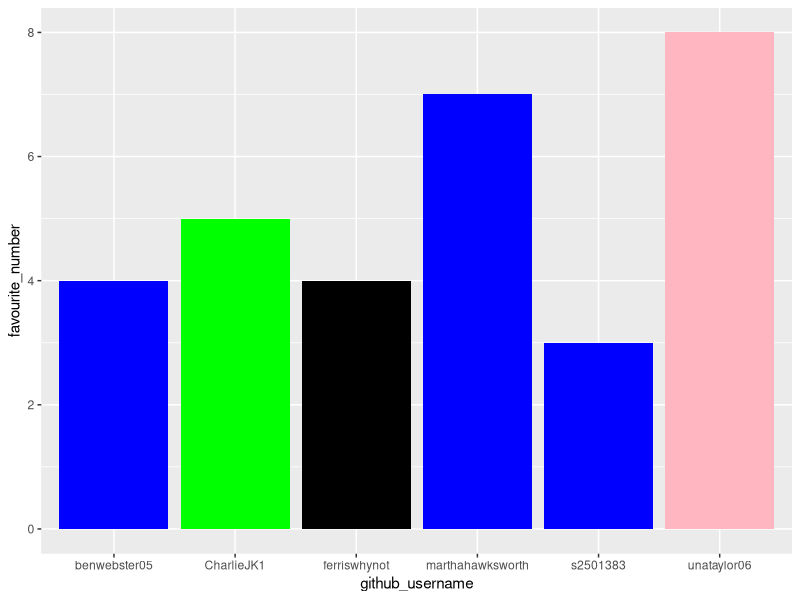
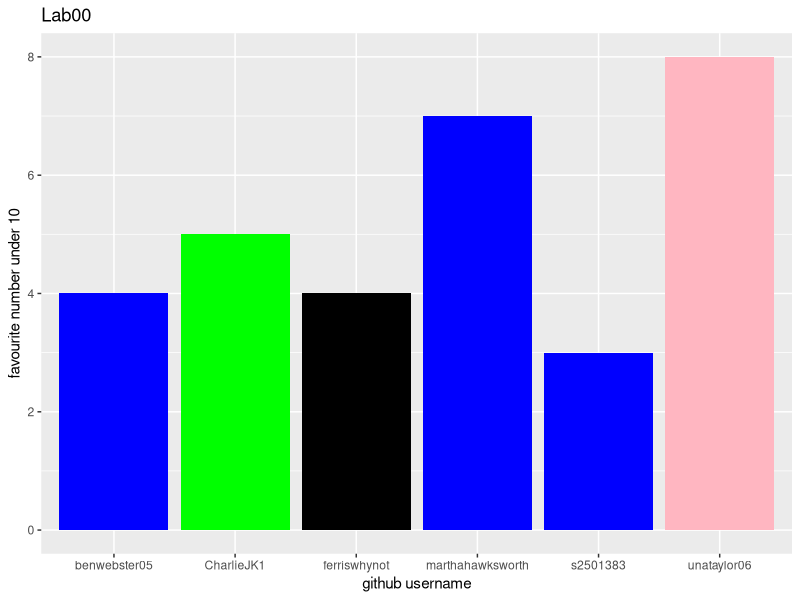
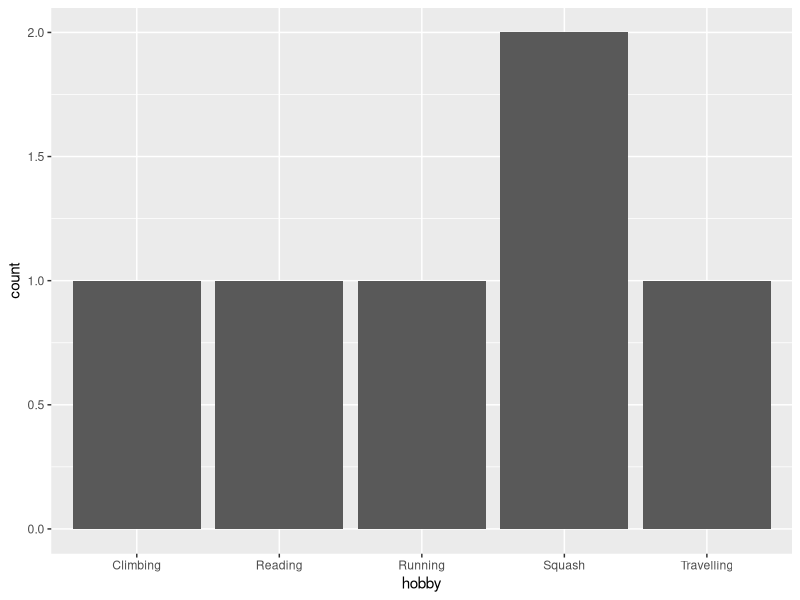

Write the R code that produced these figures, in order.
## ---- chunk 1
library(tidyverse) 
## ---- chunk 2
team_data <- tibble(
  name = c("Una", "Martha", "Charlie", 
           "Ben", "Bella", "Ferris" ),
  github_username = c("unataylor06", "marthahawksworth", "CharlieJK1", 
                      "benwebster05", "s2501383", "ferriswhynot"), 
  colour = c("lightpink", "blue", "green", 
             "blue", "blue", "black"),
  hobby = c("Reading", "Climbing", "Squash", 
            "Running", "Travelling", "Squash"),
  favourite_number = c(8, 7, 5, 4, 3, 4)
  )

team_data
## ---- chunk 3
p1 <- ggplot(data = team_data, 
             mapping = aes(x = github_username, 
                           y = favourite_number,
                           fill = colour), 
             ) +
   geom_col() +
   scale_fill_identity()
p1
## ---- chunk 4
p1 + labs(x = "github username", 
          y = "favourite number under 10",
          title = "Lab00")
## ---- chunk 5
p2 <- ggplot(team_data, aes(x = hobby)) +
  geom_bar()
p2
